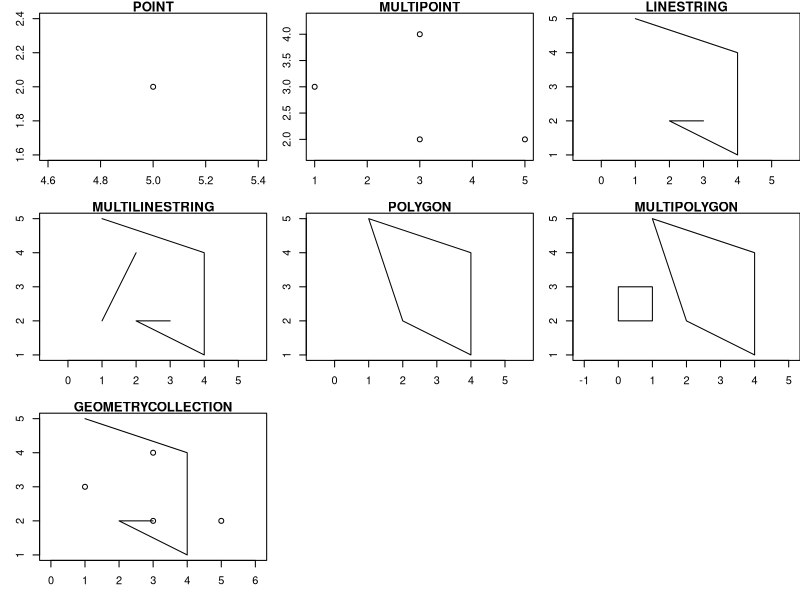

Write the R code that produced this figure.
## ---- chunk 1
knitr::opts_chunk$set(echo = TRUE, message = FALSE, warning = FALSE)
## ---- chunk 2
library(sf)
library(purrr)
library(tibble)
library(dplyr)
library(tidyr)
## ---- chunk 3
pts_sfg = st_point(c(5, 2))

multipoint_matrix = rbind(c(5, 2), c(1, 3), c(3, 4), c(3, 2))
mpts_sfg = st_multipoint(multipoint_matrix)

linestring_matrix = rbind(c(1, 5), c(4, 4), c(4, 1), c(2, 2), c(3, 2))
line_sfg = st_linestring(linestring_matrix)

multilinestring_list = list(rbind(c(1, 5), c(4, 4), c(4, 1), c(2, 2), c(3, 2)), 
                            rbind(c(1, 2), c(2, 4)))
mline_sfg = st_multilinestring((multilinestring_list))

polygon_list = list(rbind(c(1, 5), c(2, 2), c(4, 1), c(4, 4), c(1, 5)))
poly_sfg = st_polygon(polygon_list)

multipolygon_list = list(list(rbind(c(1, 5), c(2, 2), c(4, 1), c(4, 4), c(1, 5))),
                         list(rbind(c(0, 2), c(1, 2), c(1, 3), c(0, 3), c(0, 2))))
mpoly_sfg = st_multipolygon(multipolygon_list)

gemetrycollection_list = list(st_multipoint(multipoint_matrix),
                              st_linestring(linestring_matrix))
geoc_sfg = st_geometrycollection(gemetrycollection_list)

sfgs = list(pts_sfg = pts_sfg, mpts_sfg = mpts_sfg,
            line_sfg = line_sfg, mline_sfg = mline_sfg, 
            poly_sfg = poly_sfg, mpoly_sfg = mpoly_sfg,
            geoc_sfg = geoc_sfg)
## ---- chunk 4
pts_sfc = st_sfc(pts_sfg)
mpts_sfc = st_sfc(mpts_sfg)
line_sfc = st_sfc(line_sfg)
mline_sfc = st_sfc((mline_sfg))
poly_sfc = st_sfc(poly_sfg)
mpoly_sfc = st_sfc(mpoly_sfg)
geoc_sfc = st_sfc(geoc_sfg)

sfcs = list(pts_sfc = pts_sfc, mpts_sfc = mpts_sfc,
            line_sfc = line_sfc, mline_sfc = mline_sfc, 
            poly_sfc = poly_sfc, mpoly_sfc = mpoly_sfc,
            geoc_sfc = geoc_sfc)
## ---- chunk 5
my_df = data.frame(col = "a")
pts_sf = st_sf(my_df, pts_sfc)
mpts_sf = st_sf(my_df, mpts_sfc)
line_sf = st_sf(my_df, geom = line_sfc)
mline_sf = st_sf(my_df, geom = mline_sfc)
poly_sf = st_sf(my_df, geom = poly_sfc)
mpoly_sf = st_sf(my_df, geom = mpoly_sfc)
geoc_sf = st_sf(my_df, geom = geoc_sfc)

sfs = list(pts_sf = pts_sf, mpts_sf = mpts_sf,
           line_sf = line_sf, mline_sf = mline_sf, 
           poly_sf = poly_sf, mpoly_sf = mpoly_sf,
           geoc_sf = geoc_sf)
## ---- chunk 6
par(mfrow = c(3, 3))
par(mar = c(3, 3, 1, 0))
plot(pts_sfc, axes = TRUE, main = "POINT")
plot(mpts_sfc, axes = TRUE, main = "MULTIPOINT")
plot(line_sfc, axes = TRUE, main = "LINESTRING")
plot(mline_sfc, axes = TRUE, main = "MULTILINESTRING")
plot(poly_sfc, axes = TRUE, main = "POLYGON")
plot(mpoly_sfc, axes = TRUE, main = "MULTIPOLYGON")
plot(geoc_sfc, axes = TRUE, main = "GEOMETRYCOLLECTION")
## ---- chunk 7
st_type = function(x){
  if (all(is.na(x))){
    return(NA)
  } 
  x_class = class(x)
  if ("sfg" %in% x_class){
    return("sfg")
  } else if ("sfc" %in% x_class){
    return("sfc")
  } else if ("sf" %in% x_class){
    return("sf")
  }
}
st_geometry_type_s = function(x){
  if (is.null(x)){
    return(NULL)
  } else {
    return(as.character(st_geometry_type(x)))
  }
}
unique_s = function(x) {
  ifelse(is.null(x), "NA", unique(x))
}
st_caster = function(x){
  st_cast_s = possibly(st_cast, NULL)
  geometries_df = data_frame(to = c("POINT", "MULTIPOINT", 
                                    "LINESTRING", "MULTILINESTRING",
                                    "POLYGON", "MULTIPOLYGON",
                                    "GEOMETRYCOLLECTION"))
  
  geo_df = geometries_df %>% 
    mutate(result = map(to, st_cast_s, x = x)) %>% 
    mutate(result_geom = map(result, st_geometry_type_s)) %>% 
    mutate(result_geom_length = map_int(result_geom, length)) %>% 
    mutate(result_geom = map_chr(result_geom, unique_s)) %>% 
    mutate(result_type = map_chr(result, st_type)) %>% 
    mutate(input = list(x)) %>% 
    mutate(input_geom = st_geometry_type_s(x)) %>% 
    mutate(input_geom_length = map_int(input_geom, length)) %>% 
    mutate(input_geom = map_chr(input_geom, unique_s)) %>% 
    mutate(input_type = st_type(x)) %>% 
    mutate(input_geom = paste0(input_geom, "(", input_geom_length, ")"),
           result_geom = paste0(result_geom, "(", result_geom_length, ")")) %>% 
    select(input_geom, to, result_geom_length) %>% 
    mutate(result_geom_length = if_else(result_geom_length == 0, NA_integer_, result_geom_length)) %>% 
    spread(to, result_geom_length)
  
  geo_df
}
## ---- chunk 8
sfgs_st_cast = sfgs %>% map_dfr(st_caster)
sfcs_st_cast = sfcs %>% map_dfr(st_caster)
sfs_st_cast = sfs %>% map_dfr(st_caster)
## ---- chunk 9
sfgs_st_cast %>% 
  dplyr::select(input_geom, POINT, MULTIPOINT, LINESTRING, MULTILINESTRING, POLYGON, MULTIPOLYGON, GEOMETRYCOLLECTION) %>% 
  knitr::kable(caption = "Geometry casting on simple feature geometries with input type by row and output type by column. Values like (1) represent the number of features; NA means the operation is not possible.")
## ---- chunk 10
sfcs_st_cast %>% 
  dplyr::select(input_geom, POINT, MULTIPOINT, LINESTRING, MULTILINESTRING, POLYGON, MULTIPOLYGON, GEOMETRYCOLLECTION) %>% 
  knitr::kable(caption = "Geometry casting on simple feature geometry list columns with input type by row and output type by column. Values like (1) represent the number of features; NA means the operation is not possible.")
## ---- chunk 11
sfs_st_cast %>% 
  dplyr::select(input_geom, POINT, MULTIPOINT, LINESTRING, MULTILINESTRING, POLYGON, MULTIPOLYGON, GEOMETRYCOLLECTION) %>% 
  knitr::kable(caption = "Geometry casting on simple features with input type by row and output type by column. Values like (1) represent the number of features; NA means the operation is not possible.")
